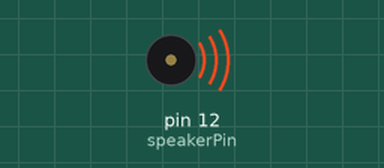
This sketch was run on a simulated Arduino Uno, built with avr-gcc and run on an emulated ATmega328P. On the bench: buzzer (waves = sounding). What the sketch prints to the serial monitor is not drawn.

Above: at 0.2 s.
Timing chart, 0 to 6.5 s (numbered marks = the images above):
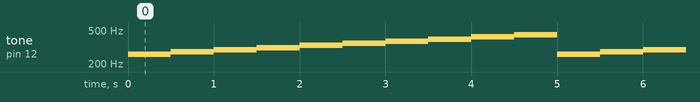

Measured:
- by itself, tone on pin 12 (speakerPin): repeats every 5.0 s: 277 Hz 0.50 s, 294 Hz 0.50 s, 311 Hz 0.50 s, 330 Hz 0.50 s, 349 Hz 0.50 s, 370 Hz 0.50 s, 392 Hz 0.50 s, 415 Hz 0.50 s, 440 Hz 0.50 s, 261 Hz 0.50 s

The sketch:

tone_example.ino
```cpp
/*
Adafruit Arduino - Lesson 10. Simple Sounds
*/

int speakerPin = 12;

int numTones = 10;
int tones[] = {261, 277, 294, 311, 330, 349, 370, 392, 415, 440};
//            mid C  C#   D    D#   E    F    F#   G    G#   A

void setup()
{
  Serial.begin(9600);
  Serial.println("Tone test!");

}

void loop()
{
    for (int i = 0; i < numTones; i++)
  {
    Serial.println("Tone...");
    tone(speakerPin, tones[i]);
    delay(500);
  }
  noTone(speakerPin);
}
```
